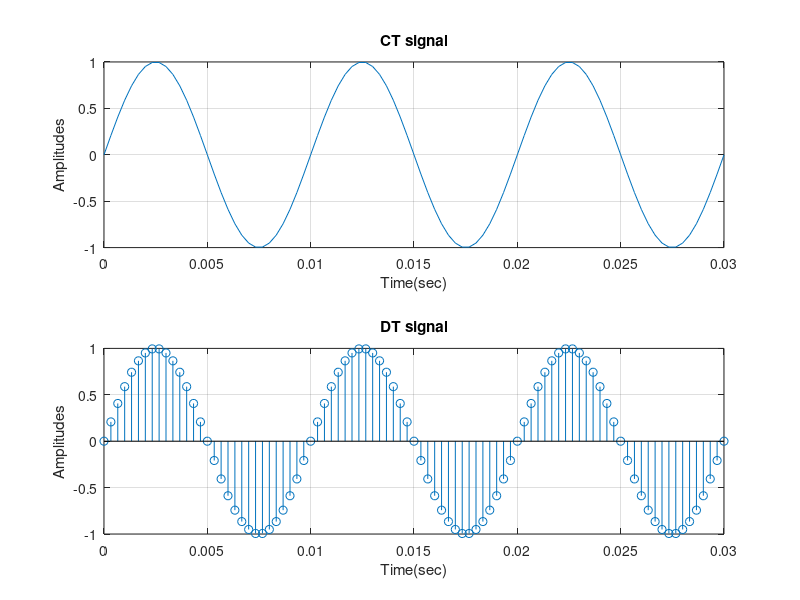
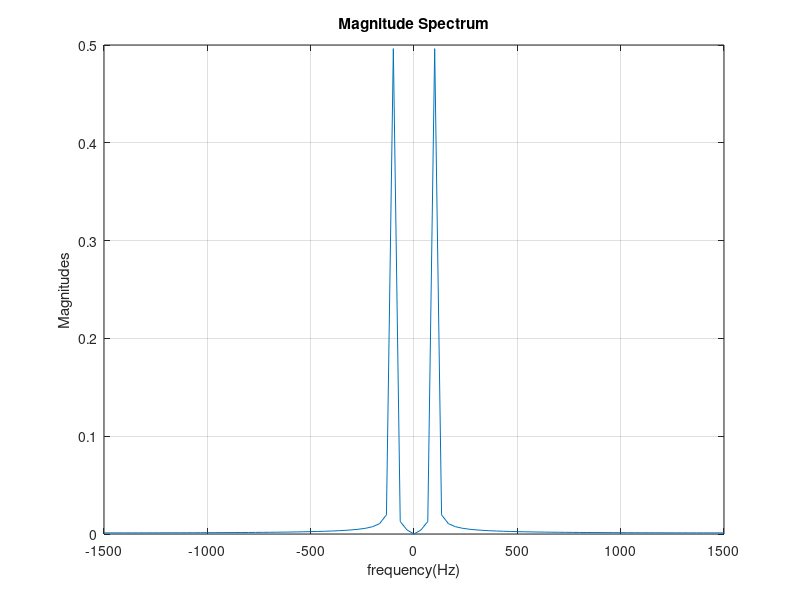

The MATLAB source for these figures, in order:
A=1;
f1=100;
T=1/f1;
Fs=30*f1;
Ts=1/Fs;
t=0:Ts:3*T;
xt=A*sin(2*pi*f1*t);
N=length(xt);
Xf=fftshift(fft(xt))/N;
f=linspace(-Fs/2,Fs/2,N);
figure;
subplot(211)
plot(t,xt);
xlabel('Time(sec)')
ylabel('Amplitudes')
title('CT signal')
grid on
subplot(212)
stem(t,xt);
xlabel('Time(sec)')
ylabel('Amplitudes')
title('DT signal')
grid on
figure;
plot(f,abs(Xf))
xlabel('frequency(Hz)')
ylabel('Magnitudes')
title('Magnitude Spectrum')
grid on